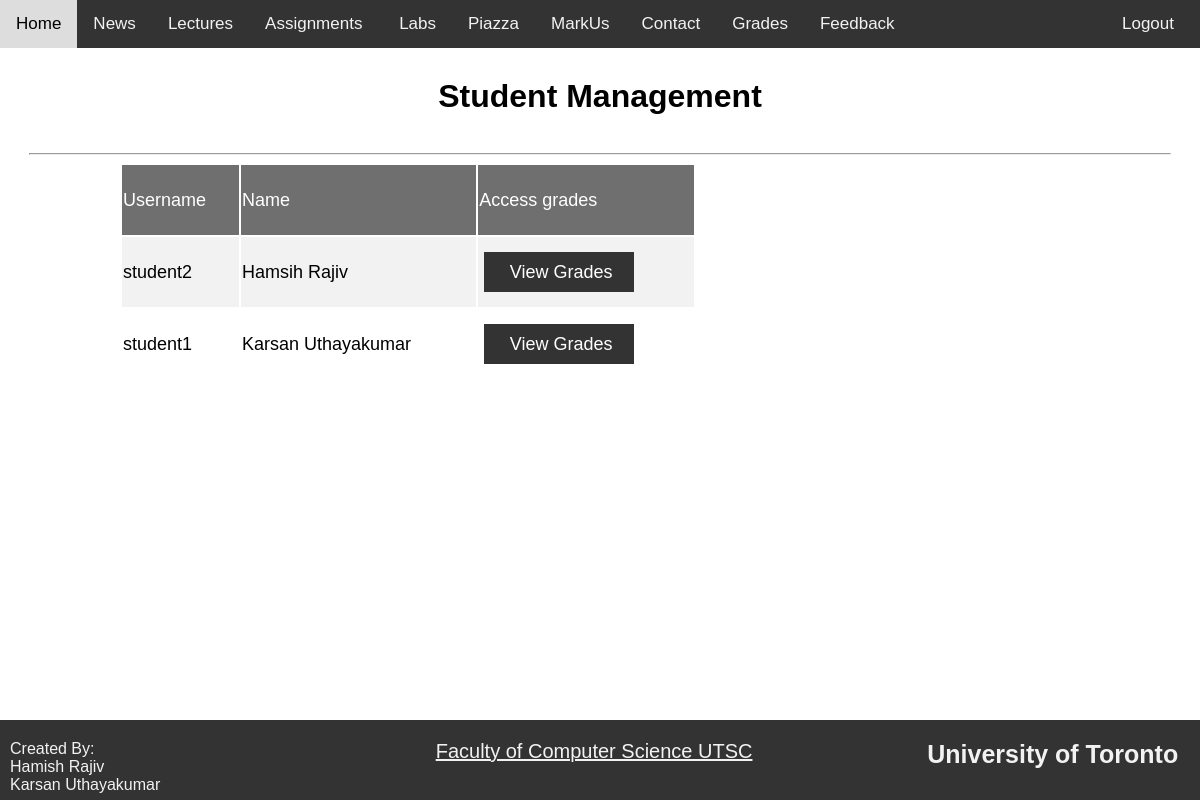
The app's page /showMyStudents (signed in) with its own data.
### app.py (models this page shows)
class Student(Base):
    __tablename__ = "student"
    id = Column(Integer, primary_key=True)
    userId = Column(Integer,  ForeignKey('user.id'))
    username = Column(String, unique=True)
    firstName = Column(String)
    lastName = Column(String)
    instructor = relationship(
        "Instructor",
        secondary=association_table,
        back_populates="student")
    user = relationship("User", back_populates="student")
    grades = relationship("Grades", uselist=False, back_populates="student")

### app.py (the view)
@app.route('/showMyStudents')
def showMyStudents():
    myStudents = s.query(Instructor).filter_by(username=session.get("userName")).first().student
    return render_template("showMyStudents.html", myStudents =myStudents, accType=session.get("accountType"))

### app.py (called while the page is built)
@app.teardown_request
def remove_session(ex=None):
    s.remove()

### templates/showMyStudents.html
{% extends "layout.html" %}
{% block content %}
<div class="pageHeader">
    <h1> Student Management</h1>
</div>
<hr>
<div class="content">
    <table id="viewMyStudentsTable">
    <tbody>
        <tr>
            <td> Username</td>
            <td> Name</td>
            <td> Access grades</td>
        </tr>
           {% for s in myStudents %}
           <tr>
            <td> {{s.username}}</td>
            <td> {{s.firstName}} {{s.lastName}}</td>
             <td> <form class="remarkRequestForm" action="/redirect-editStudentGrade"  method="POST">
                 <input   id = submitButton name={{s.username}} type="submit" value="View Grades">
            </form></td>
            {% endfor %}
           </tr>
    </tbody>
</table>
</div>
{% endblock %}

### static/container.css (style rules this page uses)
html,body { height: 100%; margin: 0px; padding: 0px; font-family: Arial, Helvetica, sans-serif; overflow-x: hidden; }
body { margin: 0px; padding: 0px; background-color: #ffffff; color: #000000; }
.pageHeader h1 { margin: 30px 0; }
hr { width: 95%; }
.content { width: 80%; font-size: 18px; line-height: 1.5 ; }
table tr:nth-child(even) { background-color: #f2f2f2; }
table tr:first-child td { padding-top: 12px; padding-bottom: 12px; text-align: left; background-color: #333; opacity: 0.7; color: white; }
table tr { height: 50px; }
.remarkRequestForm input { font-size: 18px; color:black; background-color:rgb(211, 211, 211); height: 40px; display: inline; border-radius: 0; border-width: 0px; padding-left: 10px; }
#submitButton { color:white; background-color:#333; margin-left: 5px; }
#submitButton { width: 150px; }
#viewMyStudentsTable { min-width: 60%; }
#viewMyStudentsTable tr { height:70px; }

### records on screen
Student: username "student2", firstName "Hamsih", lastName "Rajiv"
Student: username "student1", firstName "Karsan", lastName "Uthayakumar"
